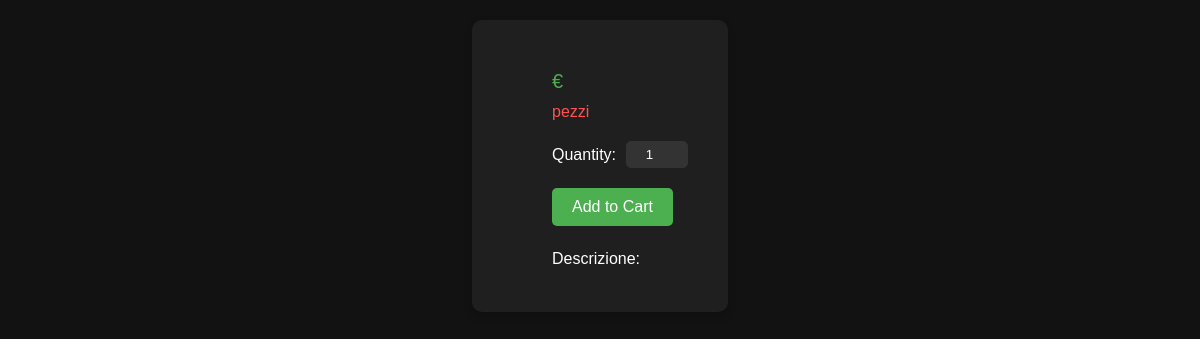
Before: /product-details/2 with the older database file.
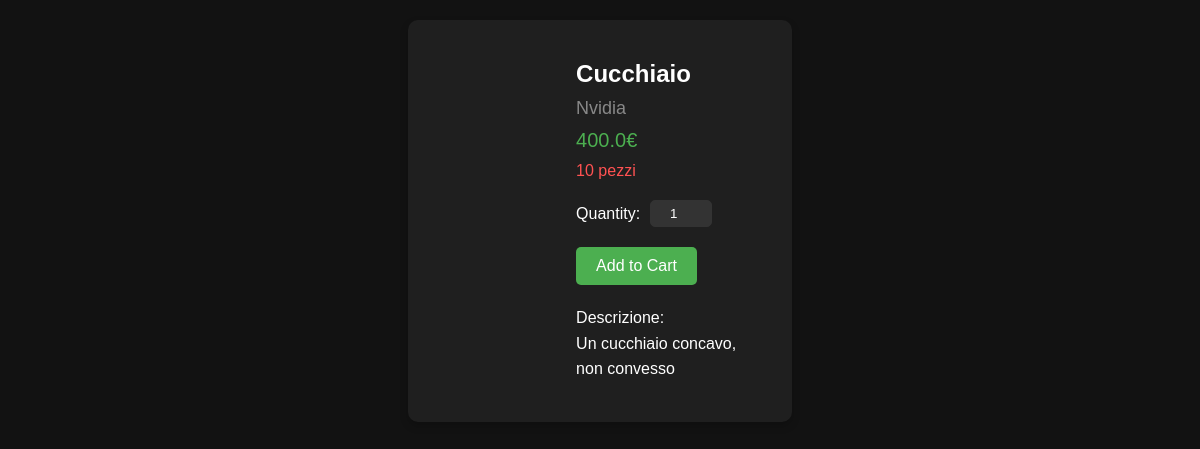
After: the same page with the newer database file.
### tables.py (models this page shows, shortened)
class Base(DeclarativeBase):
    pass

class Product(Base):
    __tablename__ = 'products'
    id: Mapped[int] = mapped_column(primary_key=True, autoincrement=True)
    user_id: Mapped[int] = mapped_column(ForeignKey(User.id), nullable=False)
    brand: Mapped[str] = mapped_column(nullable=True)
    category_id: Mapped[int] = mapped_column(ForeignKey(Category.id))
    product_name: Mapped[str] = mapped_column(nullable=False)
    date: Mapped[datetime] = mapped_column(nullable=True)
    price: Mapped[float] = mapped_column(nullable=False)
    availability: Mapped[int] = mapped_column(nullable=False)
    descr: Mapped[str] = mapped_column(nullable=True)

### app.py (the view)
@app.route('/product-details/<int:pid>')
def product_details(pid):
    return render_template('zoom_in.html', item=db_session.scalar(select(Product).where(Product.id == pid)))

### templates/zoom_in.html (shortened to what this page needs)
<!DOCTYPE html>
<html lang="en">
<head>
</head>
<body>
    <div class="container">
        <div class="product-image">
        </div>
        <div class="product-details">
            <div class="product-title">{{ item.product_name }}</div>
            <div class="product-brand">{{ item.brand }}</div>
            <div class="product-price">{{ item.price }}€</div>
            <div class="product-availability">
                {{ item.availability }} pezzi
            </div>
            <div class="quantity-container">
                <label for="quantity" class="quantity-label">Quantity:</label>
                <input type="number" id="quantity" name="quantity" class="quantity-input" value="1" min="1">
            </div>
            <a href="#" class="add-to-cart-btn">Add to Cart</a>
            <div class="product-description"> Descrizione:<br>
                {{ item.descr }}
            </div>
        </div>
    </div>
</body>
</html>

### templates/zoom_in.html (style rules this page uses)
body { font-family: Arial, sans-serif; background-color: #121212; color: #ffffff; margin: 0; padding: 20px; display: flex; justify-content: center; align-items: flex-start; }
.container { display: flex; max-width: 1200px; background-color: #1f1f1f; border-radius: 10px; overflow: hidden; box-shadow: 0 4px 8px rgba(0, 0, 0, 0.2); padding: 20px; }
.product-image { flex: 1; padding: 20px; }
.product-details { flex: 2; padding: 20px; }
.product-title { font-size: 24px; font-weight: bold; margin-bottom: 10px; }
.product-brand { font-size: 18px; color: #888888; margin-bottom: 10px; }
.product-price { font-size: 20px; color: #4caf50; margin: 10px 0; }
.product-availability { font-size: 16px; color: #ff5252; margin: 10px 0; }
.quantity-container { display: flex; align-items: center; margin: 20px 0; }
.quantity-label { margin-right: 10px; }
.quantity-input { width: 50px; text-align: center; padding: 5px; border-radius: 5px; border: 1px solid #333; background-color: #333; color: #ffffff; }
.add-to-cart-btn { display: inline-block; background-color: #4caf50; color: #ffffff; padding: 10px 20px; border-radius: 5px; text-decoration: none; font-size: 16px; transition: background-color 0.3s; }
.product-description { margin-top: 20px; font-size: 16px; line-height: 1.6; }

Changed rows visible on the page:
added Product: product_name "Cucchiaio", brand "Nvidia", price "400.0", availability "10", descr "Un cucchiaio concavo, non convesso"
